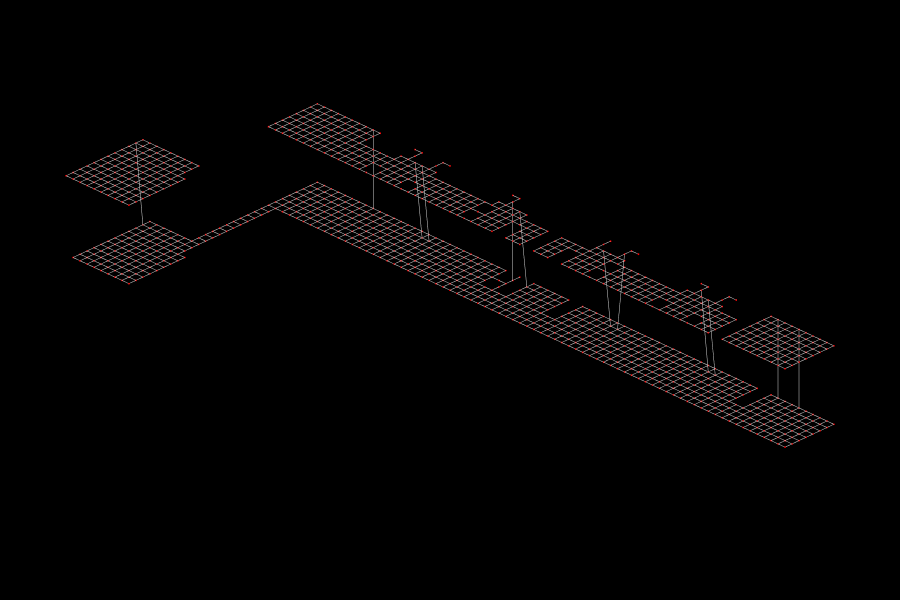

Notebook cell for this chart:
### Markdown cell above
## 10. Show the building graph

### Code cell
fig = Topology.Show(building_graph,
              showFigure=False,
              vertexSize=2,
              vertexColor='red',
              edgeColor='lightgrey',
              backgroundColor='black',
              width=900, height=600,
              renderer=renderer)
show_ortho(fig)

### Figure 1 — Plotly figure (JSON) as saved in the notebook; plotly's stock layout.template omitted (floating-point values rounded to 4 significant figures; data arrays with more than 128 entries replaced by an {"elided": "..."} marker saying what was removed)
{"data": [{"hoverinfo": "text", "hovertext": {"elided": "6846 str values"}, "legendgroup": "2", "legendrank": 2, "line": {"color": "#D3D3D3", "width": 1}, "mode": "lines", "name": "1: Untitled (Edges)", "showlegend": false, "type": "scatter3d", "x": {"elided": "6846 float values"}, "y": {"elided": "6846 float values"}, "z": {"elided": "6846 int values"}}, {"customdata": {"elided": "1280 str values"}, "hoverinfo": "text", "hovertemplate": {"elided": "1280 str values"}, "hovertext": {"elided": "1280 str values"}, "legendgroup": "1", "legendrank": 1, "marker": {"color": {"elided": "1280 str values"}, "line": {"width": 0}, "opacity": 1, "size": {"elided": "1280 int values"}, "sizemode": "diameter", "symbol": "circle"}, "mode": "markers", "name": "1: Untitled (Vertices)", "showlegend": false, "textfont": {"size": 5}, "type": "scatter3d", "x": {"elided": "1280 float values"}, "y": {"elided": "1280 float values"}, "z": {"elided": "1280 int values"}}], "layout": {"autosize": true, "height": 600, "margin": {"b": 10, "l": 10, "r": 10, "t": 10}, "paper_bgcolor": "#000000", "plot_bgcolor": "#000000", "scene": {"aspectmode": "data", "camera": {"center": {"x": 0, "y": 0, "z": 0}, "eye": {"x": 1.6, "y": -1.6, "z": 1.2}, "projection": {"type": "orthographic"}, "up": {"x": 0, "y": 0, "z": 1}}, "xaxis": {"visible": false}, "yaxis": {"visible": false}, "zaxis": {"visible": false}}, "showlegend": true, "width": 900, "xaxis": {"showgrid": false, "visible": false, "zeroline": false}, "yaxis": {"showgrid": false, "visible": false, "zeroline": false}}}
